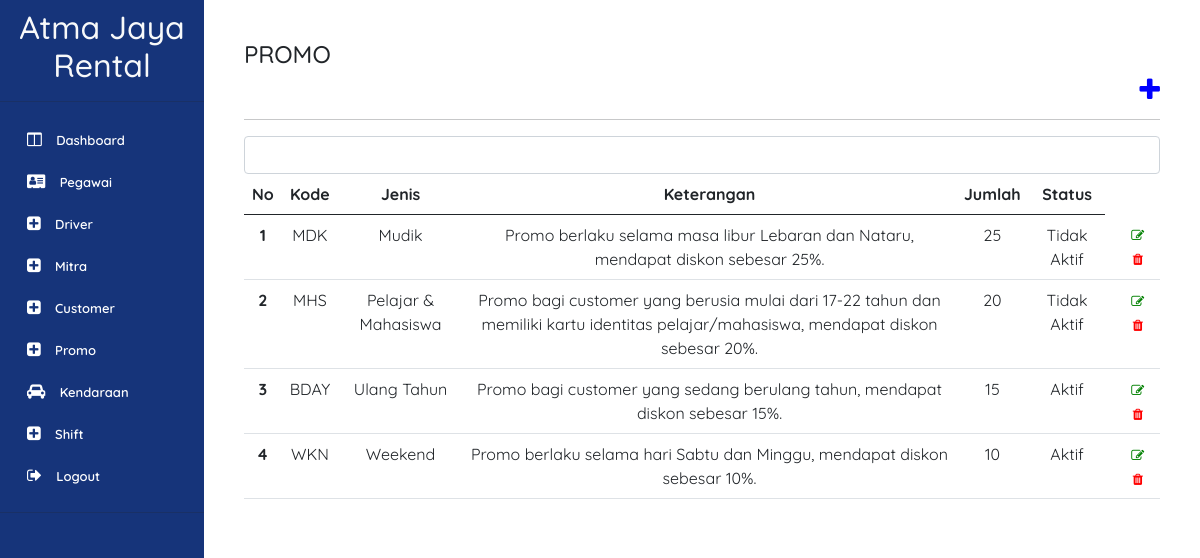
Page /page/promo.php (signed in) on the committed database.
### tables this page shows
CREATE TABLE `promo` (
  `ID_PROMO` bigint(3) NOT NULL,
  `KODE_PROMO` varchar(25) NOT NULL,
  `JENIS_PROMO` varchar(20) NOT NULL,
  `KETERANGAN_PROMO` varchar(255) DEFAULT NULL,
  `BESAR_PROMO` int(3) NOT NULL,
  `STATUS_PROMO` enum('Aktif','Tidak Aktif') NOT NULL
);

### page/promo.php (the view, shortened to what this page needs)
<?php
 include '../component/sidebarAdmin.php'
?>
<!doctype html>
<html lang="en">
  <head>
    <link href="https://cdn.jsdelivr.net/npm/bootstrap@5.0.2/dist/css/bootstrap.min.css" rel="stylesheet">
    <link href="style.css" rel="stylesheet">
    <div class="container p-3 m-4 h-100" style="background-color: #FFFFFF" >
        <h4 >PROMO</h4>
        <div class="d-grid gap-2">
            <a href="./tambahPromoPage.php?id='.$data[0].'"><i style="color:blue" class="fa fa-plus fa-2x pull-right" ></i></a>
        </div>
        <hr>
            <table class="table">
                <thead>
                    <tr>
                        <th style="text-align:center"scope="col">No</th>
                        <th style="text-align:center"scope="col">Kode</th>
                        <th style="text-align:center"scope="col">Jenis</th>
                        <th style="text-align:center"scope="col">Keterangan</th>
                        <th style="text-align:center"scope="col">Jumlah</th>
                        <th style="text-align:center"scope="col">Status</th>
                    </tr>
                </thead>
                <tbody>
                <form action="./promo.php" method="post">
                    <input type="search" class="form-control" id="jenis_promo" name="jenis_promo" aria-describedby="emailHelp">
                </form>
                <tbody>
                <?php
                if(isset($_POST['cari'])){
                    include('../db.php');
                    $nama_driver = $_POST['jenis_promo'];
                    $query = mysqli_query($con, "SELECT * FROM promo WHERE jenis_promo LIKE '%$jenis_promo%'") or die(mysqli_error($con));
                }else{
                    $query = mysqli_query($con, "SELECT * FROM promo") or die(mysqli_error($con));
                }
                    if (mysqli_num_rows($query) == 0) {
                        echo '<tr> <td colspan="7"> Tidak ada data </td> </tr>';
                    }else{
                        $no = 1;
                    while($data = mysqli_fetch_array($query)){
                        echo'
    <tr style="text-align:center">
        <th scope="row">'.$no.'</th>
        <td >'.$data[1].'</td>
        <td>'.$data[2].'</td>
        <td>'.$data[3].'</td>
        <td>'.$data[4].'</td>
        <td>'.$data[5].'</td>
        <td>
            <a href="./editPromoPage.php?id='.$data[0].'"><i style="color: green" class="fa fa-edit"></i></a>
            <a href="../process/hapusPromoProcess.php?id='.$data[0].'"
                onClick="return confirm ( \'Ingin melakukan aksi ini?\')">
                <i style="color: red" class="fa fa-trash"></i>
            </a>
        </td>
    </tr>';
 $no++;
    }
    }
    ?>
 </tbody>
 </table>
 </div>
 </aside>
</body>
</html>

### style/style.css (style rules this page uses)
* { font-family: 'Quicksand', sans-serif; }

### component/sidebarAdmin.php (style rules this page uses)
* { font-family: "Quicksand", sans-serif; }
a { padding-left: 10px; font-size: 13px; text-decoration: none !important; color: #ffffff !important; }
i { color:white; }

### rows in the picture
promo: KODE_PROMO "MDK", JENIS_PROMO "Mudik", KETERANGAN_PROMO "Promo berlaku selama masa libur Lebaran dan Nataru, mendapat diskon sebesar 25%.", BESAR_PROMO "25", STATUS_PROMO "Tidak Aktif"
promo: KODE_PROMO "MHS", JENIS_PROMO "Pelajar & Mahasiswa", KETERANGAN_PROMO "Promo bagi customer yang berusia mulai dari 17-22 tahun dan memiliki kartu identitas pelajar/mahasiswa, mendapat diskon sebesar 20%.", BESAR_PROMO "20", STATUS_PROMO "Tidak Aktif"
promo: KODE_PROMO "BDAY", JENIS_PROMO "Ulang Tahun", KETERANGAN_PROMO "Promo bagi customer yang sedang berulang tahun, mendapat diskon sebesar 15%.", BESAR_PROMO "15", STATUS_PROMO "Aktif"
promo: KODE_PROMO "WKN", JENIS_PROMO "Weekend", KETERANGAN_PROMO "Promo berlaku selama hari Sabtu dan Minggu, mendapat diskon sebesar 10%.", BESAR_PROMO "10", STATUS_PROMO "Aktif"
